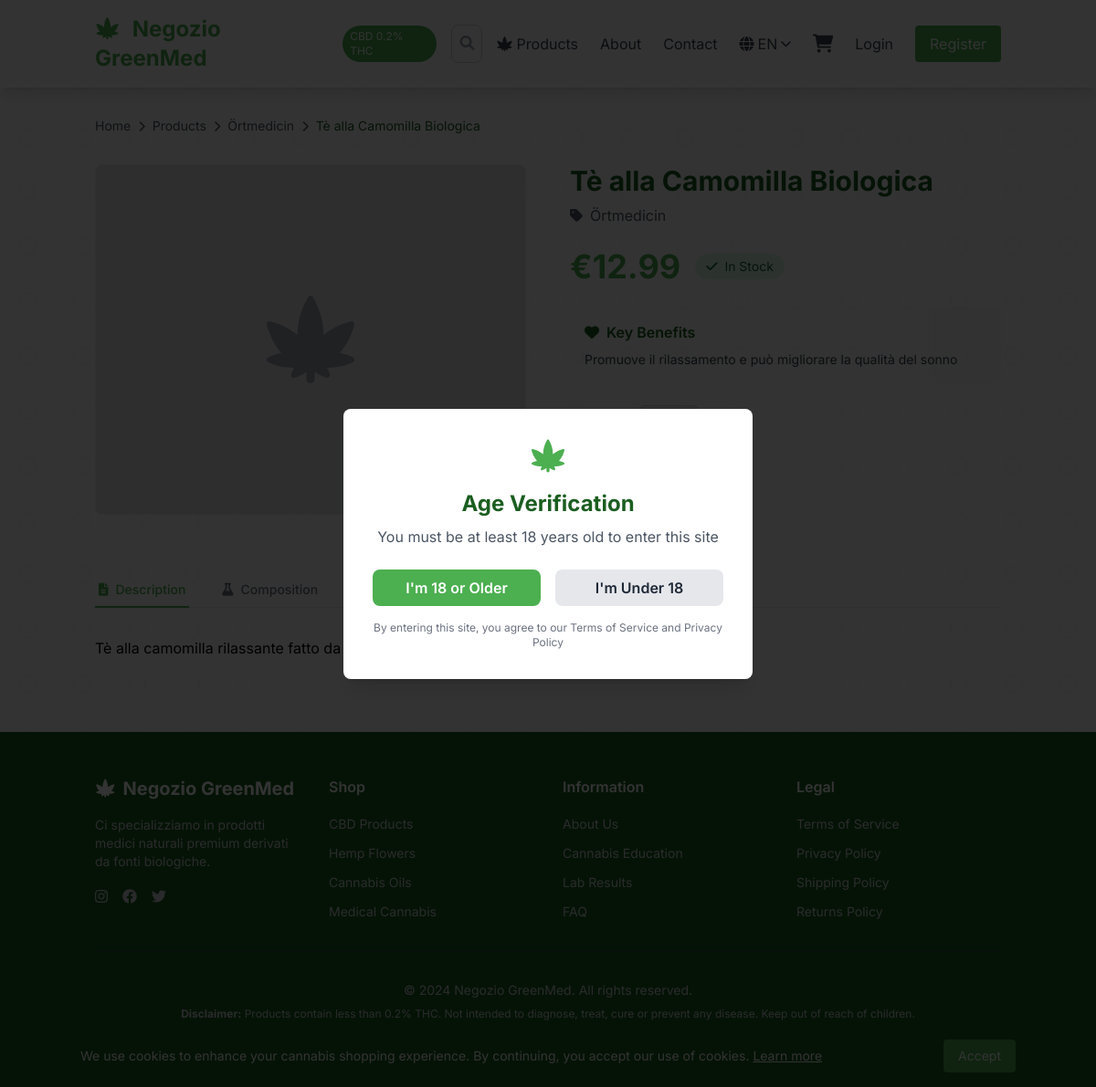
/products/chamomile-tea/, run on an earlier commit of the app's database.
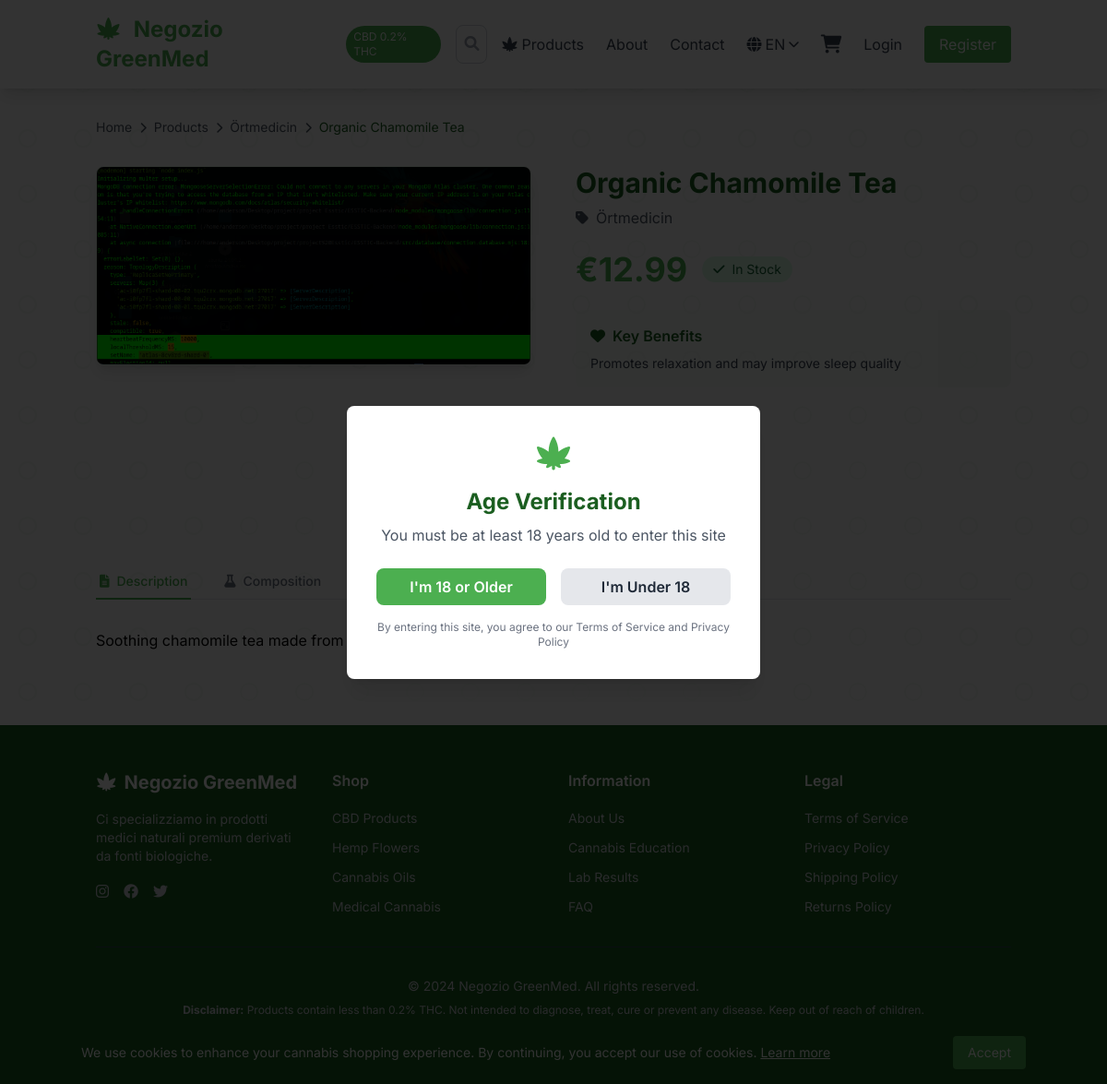
And on a later commit of the database.
### products/models.py (models this page shows, shortened)
class Product(models.Model):
    name = models.CharField(max_length=200)
    slug = models.SlugField(max_length=200, unique=True, blank=True)
    category = models.ForeignKey(Category, on_delete=models.CASCADE, related_name='products')
    price = models.DecimalField(max_digits=10, decimal_places=2)
    description = models.TextField(help_text="Rich text description of the product")
    composition = models.TextField(help_text="Key elements or ingredients")
    usage_instructions = models.TextField(help_text="How to use this product")
    creation_method = models.TextField(help_text="How it is produced or formulated")
    benefits = models.TextField(help_text="Health benefits")
    image = models.ImageField(upload_to='products/', blank=True, null=True)
    meta_description = models.CharField(max_length=160, blank=True, help_text="SEO meta description")
    meta_keywords = models.CharField(max_length=255, blank=True, help_text="SEO keywords")
    is_active = models.BooleanField(default=True)
    featured = models.BooleanField(default=False, help_text="Show on homepage")
    stock_quantity = models.PositiveIntegerField(default=0)
    created_at = models.DateTimeField(auto_now_add=True)
    updated_at = models.DateTimeField(auto_now=True)
    strain_type = models.CharField(
        max_length=10,
        choices=Category.STRAIN_TYPE_CHOICES,
        blank=True,
        null=True,
    )
    preferred_ratio = models.CharField(
        max_length=20,
        choices=Category.RATIO_CHOICES,
        blank=True,
        null=True,
    )
    recommended_methods = models.JSONField(
        blank=True,
        null=True,
        help_text="e.g., ['flower', 'oil']"
    )
    class Meta:
        ordering = ['-created_at']
        indexes = [
            models.Index(fields=['slug']),
            models.Index(fields=['category', 'is_active']),
            models.Index(fields=['featured', 'is_active']),
        ]
    @property
    def is_in_stock(self):
        return self.stock_quantity > 0

class Category(models.Model):
    STRAIN_TYPE_CHOICES = [
        ('Sativa', 'Sativa'),
        ('Indica', 'Indica'),
        ('Hybrid', 'Hybrid'),
        ('Other', 'Other'),
    ]
    RATIO_CHOICES = [
        ('high_cbd', 'High CBD (20:1)'),
        ('balanced', 'Balanced (1:1)'),
        ('high_thc', 'High THC (1:20)'),
    ]
    CONSUMPTION_METHODS = [
        ('flower', 'Flower'),
        ('oil', 'Oils & Tinctures'),
        ('edible', 'Edibles'),
    ]
    name = models.CharField(max_length=200, unique=True)
    slug = models.SlugField(max_length=200, unique=True, blank=True)
    description = models.TextField(blank=True)
    meta_description = models.CharField(max_length=160, blank=True)
    meta_keywords = models.CharField(max_length=255, blank=True)
    strain_type = models.CharField(
        max_length=10,
        choices=STRAIN_TYPE_CHOICES,
        blank=True,
        null=True,
        help_text="Dominant strain type for this category"
    )
    preferred_ratio = models.CharField(
        max_length=20,
        choices=RATIO_CHOICES,
        blank=True,
        null=True,
        help_text="Suggested cannabinoid ratio for products in this category"
    )
    recommended_methods = models.JSONField(
        blank=True,
        null=True,
        help_text="Suggested consumption methods (e.g., ['flower', 'oil'])"
    )
    primary_benefits = models.TextField(
        blank=True,
        help_text="Key therapeutic benefits shown in medical section"
    )
    dosage_advice = models.TextField(
        blank=True,
        help_text="Recommended dosing guidance for category"
    )
    effects_timeline = models.TextField(
        blank=True,
        help_text="Expected onset and duration of effects"
    )
    storage_advice = models.TextField(
        blank=True,
        help_text="Proper storage instructions"
    )
    icon = models.CharField(
        max_length=50,
        blank=True,
        default='fas fa-cannabis',
        help_text="Font Awesome icon class"
    )
    is_medical = models.BooleanField(default=False)
    is_recreational = models.BooleanField(default=True)
    created_at = models.DateTimeField(auto_now_add=True)
    updated_at = models.DateTimeField(auto_now=True)
    class Meta:
        verbose_name_plural = "Categories"
        ordering = ['name']

### products/views.py (the view)
# urls.py: path('<slug:slug>/', views.product_detail, name='product_detail'),
def product_detail(request, slug):
    product = get_object_or_404(
        Product.objects.select_related('category'),
        slug=slug,
        is_active=True
    )
    related_products = Product.objects.filter(
        category=product.category,
        is_active=True
    ).exclude(id=product.id)[:4]
    context = {
        'product': product,
        'related_products': related_products,
    }
    return render(request, 'products/product_detail.html', context)

### cart/cart.py (called while the page is built)
    def __len__(self):
        return sum(item['quantity'] for item in self.cart.values())

### cart/context_processors.py (called while the page is built)
def cart(request):
    return {'cart': Cart(request)}

### pages/context_processors.py (called while the page is built)
def site_settings(request):
    return {'site_settings': SiteSettings.get_settings()}

### pages/models.py (called while the page is built)
    @classmethod
    def get_settings(cls):
        settings, created = cls.objects.get_or_create(pk=1)
        return settings

### templates/products/product_detail.html (shortened to what the changed rows need)
{% extends 'base.html' %}
{% load static %}
{% block content %}
{% load i18n %}
<div class="container mx-auto px-4 py-8">
    <nav class="mb-8">
        <ol class="flex items-center space-x-2 text-sm text-gray-600">
            <li><a href="{% url 'pages:home' %}" class="hover:text-cannabis-green">{% trans "Home" %}</a></li>
            <li><i class="fas fa-chevron-right text-xs"></i></li>
            <li><a href="{% url 'products:product_list' %}" class="hover:text-cannabis-green">{% trans "Products" %}</a></li>
            <li><i class="fas fa-chevron-right text-xs"></i></li>
            <li><a href="{% url 'products:category_detail' product.category.slug %}" class="hover:text-cannabis-green">{{ product.category.name }}</a></li>
            <li><i class="fas fa-chevron-right text-xs"></i></li>
            <li class="text-cannabis-dark">{{ product.name }}</li>
        </ol>
    </nav>
    <div class="grid grid-cols-1 lg:grid-cols-2 gap-12">
        <div class="space-y-4">
            {% if product.image %}
                <img src="{{ product.image.url }}" alt="{{ product.name }}"
                     class="w-full rounded-lg shadow-lg border border-cannabis-light">
            {% else %}
                <div class="w-full h-96 bg-gray-200 rounded-lg flex items-center justify-center border border-cannabis-light">
                    <i class="fas fa-cannabis text-8xl text-gray-400"></i>
                </div>
            {% endif %}
        </div>
        <div class="space-y-6">
            <div>
                <h1 class="text-3xl font-bold text-cannabis-dark mb-2">{{ product.name }}</h1>
                <div class="flex items-center space-x-4">
                    <p class="text-gray-600">
                        <i class="fas fa-tag mr-2"></i>{{ product.category.name }}
                    </p>
                </div>
            </div>
            <div class="flex items-center space-x-4">
                <span class="text-4xl font-bold text-cannabis-green">€{{ product.price }}</span>
                {% if product.is_in_stock %}
                    <span class="bg-green-100 text-green-800 px-3 py-1 rounded-full text-sm">
                        <i class="fas fa-check mr-1"></i>
                        {% if product.stock_quantity < 10 %}
                            {% trans "Low Stock" %} ({{ product.stock_quantity }})
                        {% else %}
                            {% trans "In Stock" %}
                        {% endif %}
                    </span>
                {% else %}
                    <span class="bg-red-100 text-red-800 px-3 py-1 rounded-full text-sm">
                        <i class="fas fa-times mr-1"></i>{% trans "Out of Stock" %}
                    </span>
                {% endif %}
            </div>
            {% if product.benefits %}
            <div class="bg-cannabis-light bg-opacity-30 p-4 rounded-lg">
                <h3 class="font-semibold text-cannabis-dark mb-2">
                    <i class="fas fa-heart mr-2"></i>{% trans "Key Benefits" %}
                </h3>
                <p class="text-sm text-gray-700">{{ product.benefits }}</p>
            </div>
            {% endif %}
        </div>
    </div>
    <div class="mt-16">
        <div class="mt-8">
            <div id="content-description" class="tab-content">
                <div class="prose max-w-none">
                    {{ product.description|linebreaks }}
                </div>
            </div>
        </div>
    </div>
</div>
{% endblock %}

What changed in the data, as far as the page shows it:
changed Product "Örtmedicin": name "Tè alla Camomilla Biologica" → "Organic Chamomile Tea"; image: picture added; benefits "Promuove il rilassamento e può migliorare la qualità del sonno" → "Promotes relaxation and may improve sleep quality"; description "Tè alla camomilla rilassante fatto da fiori biologici" → "Soothing chamomile tea made from organic flowers"; image empty → "products/error.png" (drawn)
